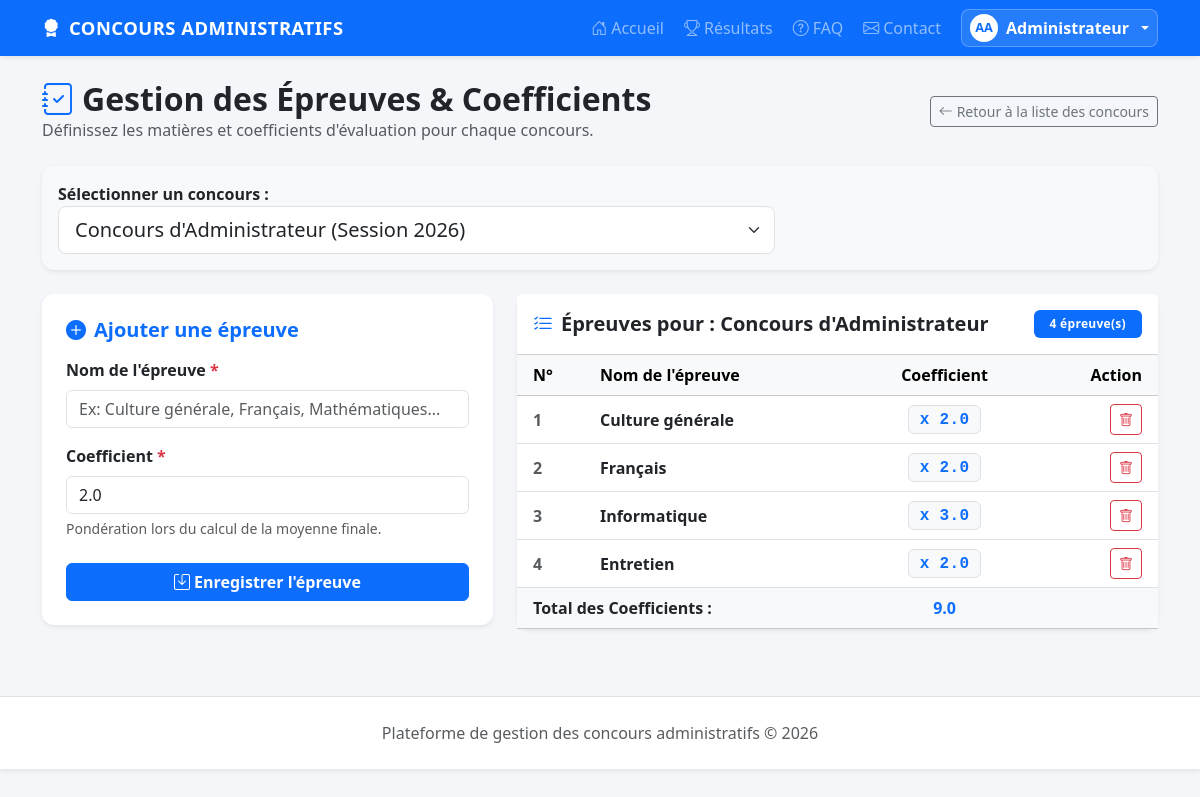
The app's page /admin/epreuves.php?concours_id=1 (signed in) with its own data.
### tables this page shows
CREATE TABLE concours (
    id INT AUTO_INCREMENT PRIMARY KEY,
    titre VARCHAR(200) NOT NULL,
    session VARCHAR(20) NOT NULL,
    description TEXT NULL,
    date_debut DATE NOT NULL,
    date_fin DATE NOT NULL,
    age_min INT DEFAULT 18,
    age_max INT DEFAULT 35,
    diplome_requis VARCHAR(200) NULL,
    frais INT DEFAULT 0,
    places INT DEFAULT 0,
    statut ENUM('brouillon', 'ouvert', 'ferme', 'publie') DEFAULT 'brouillon',
    created_at TIMESTAMP DEFAULT CURRENT_TIMESTAMP
);

CREATE TABLE epreuves (
    id INT AUTO_INCREMENT PRIMARY KEY,
    concours_id INT NOT NULL,
    nom VARCHAR(150) NOT NULL,
    coefficient DECIMAL(5,2) DEFAULT 1.00,
    KEY idx_concours_id (concours_id),
    CONSTRAINT fk_epreuves_concours FOREIGN KEY (concours_id) REFERENCES concours(id) ON DELETE CASCADE
);

### admin/epreuves.php (the view, shortened to what this page needs)
<?php
require '../config/database.php';
$concoursList = $pdo->query("SELECT * FROM concours ORDER BY date_debut DESC")->fetchAll();
$selectedConcoursId = (int)($_GET['concours_id'] ?? ($concoursList[0]['id'] ?? 0));
$currentConcours = null;
if ($selectedConcoursId > 0) {
    $stC = $pdo->prepare("SELECT * FROM concours WHERE id = ?");
    $stC->execute([$selectedConcoursId]);
    $currentConcours = $stC->fetch();
}
$epreuves = [];
if ($selectedConcoursId > 0) {
    $stE = $pdo->prepare("SELECT * FROM epreuves WHERE concours_id = ? ORDER BY id ASC");
    $stE->execute([$selectedConcoursId]);
    $epreuves = $stE->fetchAll();
}
require '../includes/header.php';
?>
<div class="d-flex justify-content-between align-items-center mb-4 flex-wrap gap-2">
    <div>
        <h1 class="h2 fw-bold text-dark m-0"><i class="bi bi-journal-check text-primary me-2"></i>Gestion des Épreuves & Coefficients</h1>
        <p class="text-muted m-0">Définissez les matières et coefficients d'évaluation pour chaque concours.</p>
    </div>
    <a href="concours.php" class="btn btn-outline-secondary btn-sm">
        <i class="bi bi-arrow-left me-1"></i>Retour à la liste des concours
    </a>
</div>
<div class="card p-3 shadow-sm border-0 mb-4 bg-light">
    <form method="get" action="epreuves.php" class="row g-3 align-items-center">
        <div class="col-md-8">
            <label class="form-label fw-bold m-0 me-2">Sélectionner un concours :</label>
            <select name="concours_id" class="form-select form-select-lg" onchange="this.form.submit()">
                <?php foreach ($concoursList as $co): ?>
                    <option value="<?= $co['id'] ?>" <?= $selectedConcoursId === (int)$co['id'] ? 'selected' : '' ?>>
                        <?= htmlspecialchars($co['titre']) ?> (Session <?= htmlspecialchars($co['session']) ?>)
                    </option>
                <?php endforeach; ?>
            </select>
        </div>
    </form>
</div>
<?php if ($currentConcours): ?>
    <div class="row g-4">
        <div class="col-lg-5">
            <div class="card p-4 shadow-sm border-0">
                <h4 class="h5 fw-bold text-primary mb-3"><i class="bi bi-plus-circle-fill me-2"></i>Ajouter une épreuve</h4>
                <form method="post" action="epreuves.php?concours_id=<?= $selectedConcoursId ?>" class="needs-validation" novalidate>
                    <div class="mb-3">
                        <label class="form-label fw-bold">Nom de l'épreuve <span class="text-danger">*</span></label>
                        <input type="text" name="nom" class="form-control" placeholder="Ex: Culture générale, Français, Mathématiques..." required>
                    </div>
                    <div class="mb-4">
                        <label class="form-label fw-bold">Coefficient <span class="text-danger">*</span></label>
                        <input type="number" step="0.5" min="0.5" max="10" name="coefficient" class="form-control" value="2.0" required>
                        <div class="form-text">Pondération lors du calcul de la moyenne finale.</div>
                    </div>
                    <button class="btn btn-primary w-100 fw-bold" type="submit">
                        <i class="bi bi-save me-1"></i>Enregistrer l'épreuve
                    </button>
                </form>
            </div>
        </div>
        <div class="col-lg-7">
            <div class="card shadow-sm border-0">
                <div class="card-header bg-white py-3 d-flex justify-content-between align-items-center">
                    <h5 class="fw-bold text-dark m-0"><i class="bi bi-list-check me-2 text-primary"></i>Épreuves pour : <?= htmlspecialchars($currentConcours['titre']) ?></h5>
                    <span class="badge bg-primary px-3 py-2"><?= count($epreuves) ?> épreuve(s)</span>
                </div>
                <div class="card-body p-0">
                    <div class="table-responsive">
                        <table class="table table-hover align-middle mb-0">
                            <thead class="table-light">
                                <tr>
                                    <th class="ps-3">N°</th>
                                    <th>Nom de l'épreuve</th>
                                    <th class="text-center">Coefficient</th>
                                    <th class="text-end pe-3">Action</th>
                                </tr>
                            </thead>
                            <tbody>
                                <?php $i = 1;
                                $sumCoef = 0;
                                foreach ($epreuves as $ep): $sumCoef += (float)$ep['coefficient']; ?>
                                    <tr>
                                        <td class="ps-3 fw-bold text-muted"><?= $i++ ?></td>
                                        <td class="fw-semibold text-dark"><?= htmlspecialchars($ep['nom']) ?></td>
                                        <td class="text-center"><span class="badge bg-light text-primary border font-monospace fs-6">x <?= number_format($ep['coefficient'], 1) ?></span></td>
                                        <td class="text-end pe-3">
                                            <a href="epreuves.php?concours_id=<?= $selectedConcoursId ?>&delete_epreuve=<?= $ep['id'] ?>"
                                                class="btn btn-sm btn-outline-danger"
                                                onclick="return confirm('Supprimer cette épreuve ?')"
                                                title="Supprimer">
                                                <i class="bi bi-trash"></i>
                                            </a>
                                        </td>
                                    </tr>
                                <?php endforeach; ?>
                                <?php if (empty($epreuves)): ?>
                                    <tr>
                                        <td colspan="4" class="text-center text-muted py-4">Aucune épreuve configurée pour ce concours.</td>
                                    </tr>
                                <?php else: ?>
                                    <tr class="table-light fw-bold">
                                        <td colspan="2" class="ps-3 text-dark">Total des Coefficients :</td>
                                        <td class="text-center text-primary fs-6"><?= number_format($sumCoef, 1) ?></td>
                                        <td></td>
                                    </tr>
                                <?php endif; ?>
                            </tbody>
                        </table>
                    </div>
                </div>
            </div>
        </div>
    </div>
<?php endif; ?>
<?php require '../includes/footer.php'; ?>

### assets/css/style.css (style rules this page uses)
body { background-color: #f4f6f9; font-family: 'Segoe UI', system-ui, -apple-system, sans-serif; color: #212529; }
.card { border: 0; border-radius: 12px; box-shadow: 0 4px 12px rgba(0, 0, 0, 0.05); transition: transform 0.2s ease, box-shadow 0.2s ease; }
.table { vertical-align: middle; }
.badge { font-weight: 600; letter-spacing: 0.3px; }

### records on screen
concours: titre "Concours d'Administrateur"
epreuves: nom "Culture générale", coefficient "2.0"
epreuves: nom "Français", coefficient "2.0"
epreuves: nom "Informatique", coefficient "3.0"
epreuves: nom "Entretien", coefficient "2.0"

### other values on screen
$userInitials "AA"
$user['prenom'] "Administrateur"
count($epreuves) "4"
$sumCoef "9.0"
form field concours_id "Concours d'Administrateur (Session 2026)"
